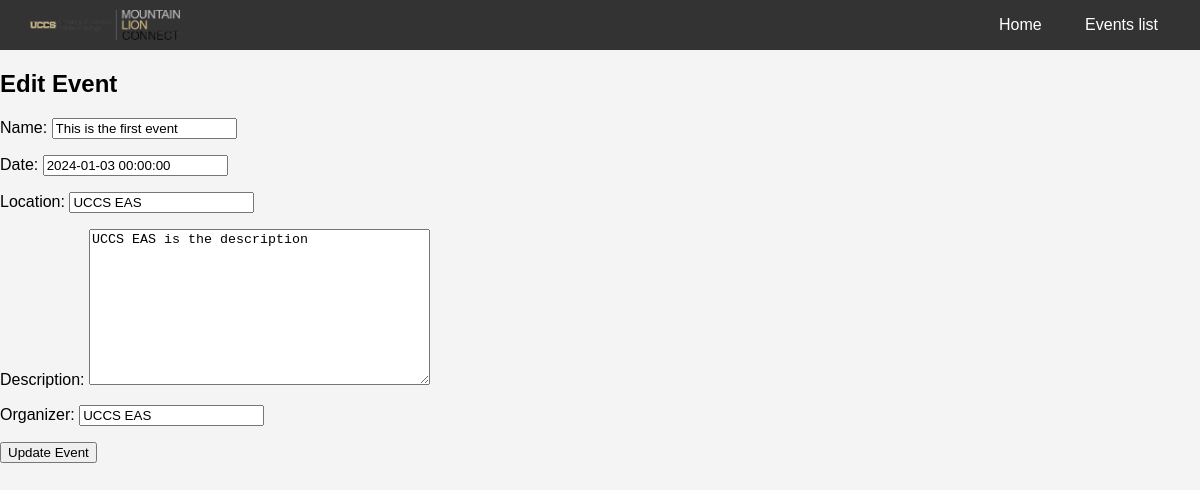
/event/5/edit/, run on the app's committed database.
### events/models.py (models this page shows, shortened)
class Event(models.Model):
    name = models.CharField(max_length=255)
    date = models.DateTimeField()
    location = models.CharField(max_length=255, blank=True)
    description = models.TextField(blank=True)
    organizer = models.CharField(max_length=255, blank=True)

### events/views.py (the view)
# urls.py: path('event/<int:event_id>/edit/', views.edit_event, name='event_edit'),
def edit_event(request, event_id):
    event = get_object_or_404(Event, pk=event_id)
    if request.method == "POST":
        form = EventForm(request.POST, instance=event)
        if form.is_valid():
            form.save()
            return redirect('event_detail', pk=event.id)
    else:
        form = EventForm(instance=event)
    return render(request, 'events/edit_event.html', {'form': form})

### events/forms.py
class EventForm(forms.ModelForm):
    class Meta:
        model = Event
        fields = '__all__'  # this will include all fields from the Event model

### events/templates/events/edit_event.html (shortened to what this page needs)
{% load static %}
<!DOCTYPE html>
<html lang="en">
<head>
</head>
<body>
<header>
    <img src="{% static 'images/events_logo.gif' %}" alt="Events Logo" class="logo">
    <nav>
        <a href="{% url 'landing_page' %}">Home</a>
        <a href="{% url 'event_list' %}">Events list</a>
    </nav>
</header>
{% block content %}
<h2>Edit Event</h2>
<form method="post">
    {{ form.as_p }}
    <button type="submit">Update Event</button>
</form>
{% endblock %}
</body>
</html>

### events/templates/events/edit_event.html (style rules this page uses)
body { font-family: Arial, sans-serif; margin: 0; padding: 0; background-color: #f4f4f4; }
header { display: flex; justify-content: space-between; align-items: center; padding: 10px 30px; background-color: #333; color: #fff; }
.logo { width: 150px; }
nav a { margin-left: 15px; color: #fff; text-decoration: none; padding: 8px 12px; border-radius: 4px; transition: background-color 0.3s ease; }

### data on the page
Event: name "This is the first event", date "2024-01-03 00:00:00", location "UCCS EAS", description "UCCS EAS is the description", organizer "UCCS EAS"
